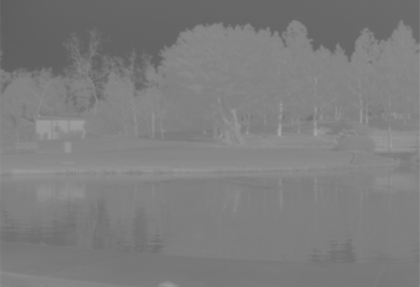
%> input picture imgs/lake.png, 420 x 287 px, shrunk from 512 x 350 before the run
$ octave pratica3C.m   (GNU Octave 9; MATLAB toolbox functions it lacks are replaced by stand-ins)
%> lines starting %> are read from the running program, lines starting %| are printed output that depends on the picture
close all;
clear all;
pkg load image;
#-----------------------------------
# PRATICA 3C
#-----------------------------------
im = imread('C:\Users\arisa\OneDrive\Documentos\pdi\imgs\lake.png');
%> im is the input picture: size 287x420 uint8; min 94, max 168, mean 125.1
figure('name', "Imagem original lake");
imshow(im);
title('lake image');

# HISTOGRAMA
figure('name', "histograma");
histograma = imhist(im);
%> histograma = 256 values, max 8770 at index 128, min 0 at index 1, mean 470.9
imhist(im); #VER O HISTOGRAMA
title('histograma imagem lake');
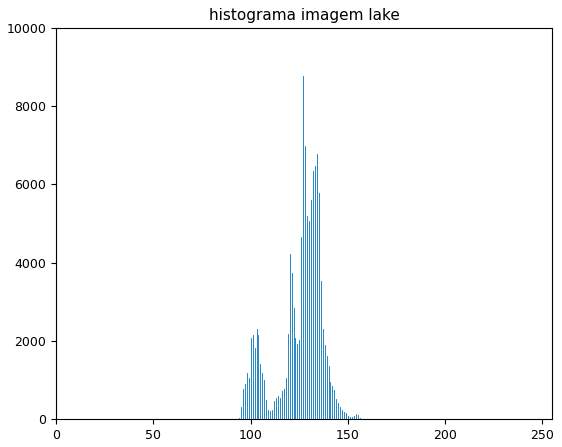
%> figure redrawn from the program's plot data; highest point at x = 127, y = 8770
#MAX E MIN DE UMA IMAGEM
min_intensidade = 255;
max_intensidade = 0;
for i = 1:256
    if histograma(i) > 0
        min_intensidade = min(min_intensidade, i - 1);
        max_intensidade = max(max_intensidade, i - 1);
    end
end
%> after the loop, max_intensidade = 168; min_intensidade = 94
#NOVA IMAGEM
imContraste = zeros(size(im,1), size(im,2), 'uint8');#IMAGEM DE ZEROS DO TAMANHO DE 'IM' NAS LINHAS E COLUNAS DO TIPO UINT
% ALARGAMENTO DO CONSTRASTE
for i = 1:size(im,1)
    for j = 1:size(im,2)
        valor_pixel = double(im(i, j));
        novo_valor = ((valor_pixel - min_intensidade) / (max_intensidade - min_intensidade)) * 255;
        imContraste(i, j) = uint8(novo_valor);
    end
end
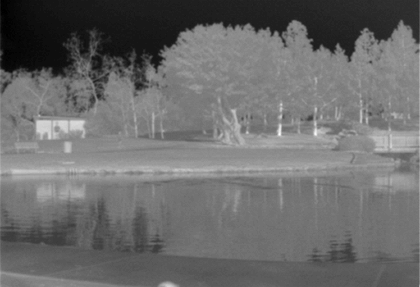
%> imContraste: size 287x420 uint8; min 0, max 255, mean 107.3
# IMAGENS
figure('name', 'IMAGENS DE SAIDA');
subplot(1, 2, 1);
imshow(im);
title('Imagem Original');

subplot(1, 2, 2);#1 LINHA #2 COLUNAS NA POSIÇÃO 2
imshow(imContraste);
title('Imagem com ALARGAMENTO');


# NOVO HISTOGRAMA
figure('name', 'histograma');
subplot(1, 2, 1);
imhist(im);
subplot(1, 2, 2);
imhist(imContraste);
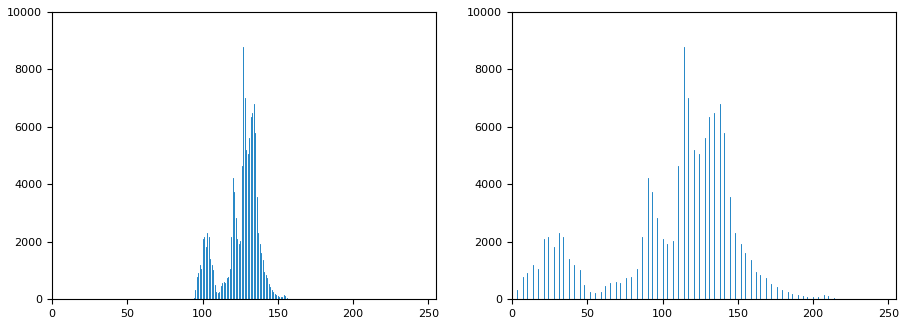
%> figure redrawn from the program's plot data, 2 panels; panel 1: highest point at x = 127, y = 8770; panel 2: highest point at x = 114, y = 8770

$ run again, with imgs/dance.png copied over imgs/lake.png
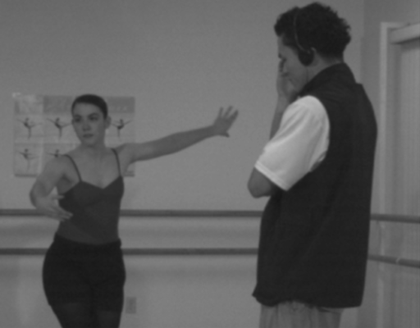
%> input picture imgs/dance.png, 420 x 328 px, shrunk from 512 x 400 before the run
%> im is the input picture: size 328x420x3 uint8; min 22, max 190, mean 94.2
%> histograma = 256 values, max 14817 at index 125, min 0 at index 1, mean 1614.4
%> `title('histograma imagem lake');`:
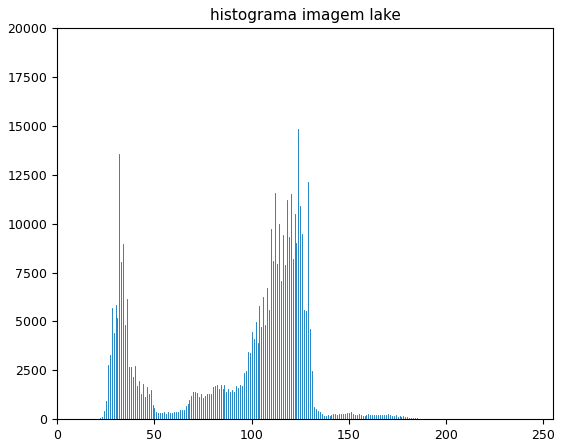
%> figure redrawn from the program's plot data; highest point at x = 124, y = 14817
%> after the loop `for i = 1:256`: max_intensidade = 190; min_intensidade = 22
%> `imhist(imContraste);`:
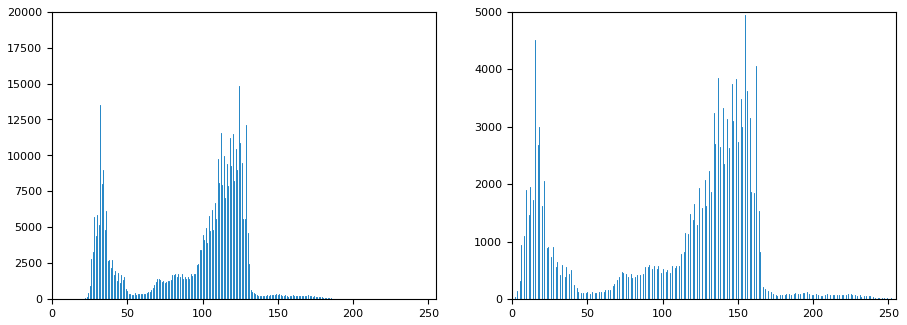
%> figure redrawn from the program's plot data, 2 panels; panel 1: highest point at x = 124, y = 14817; panel 2: highest point at x = 155, y = 4939
